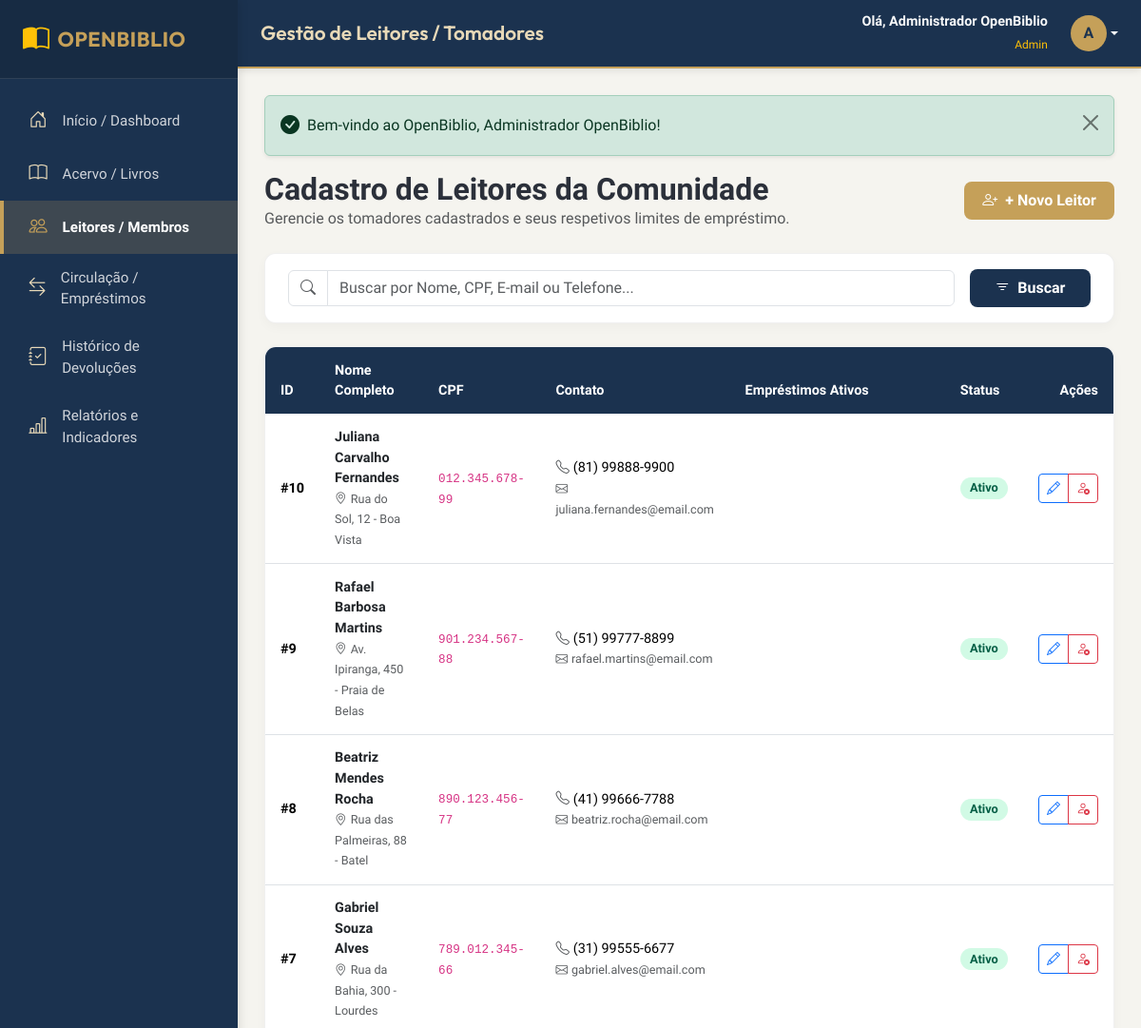
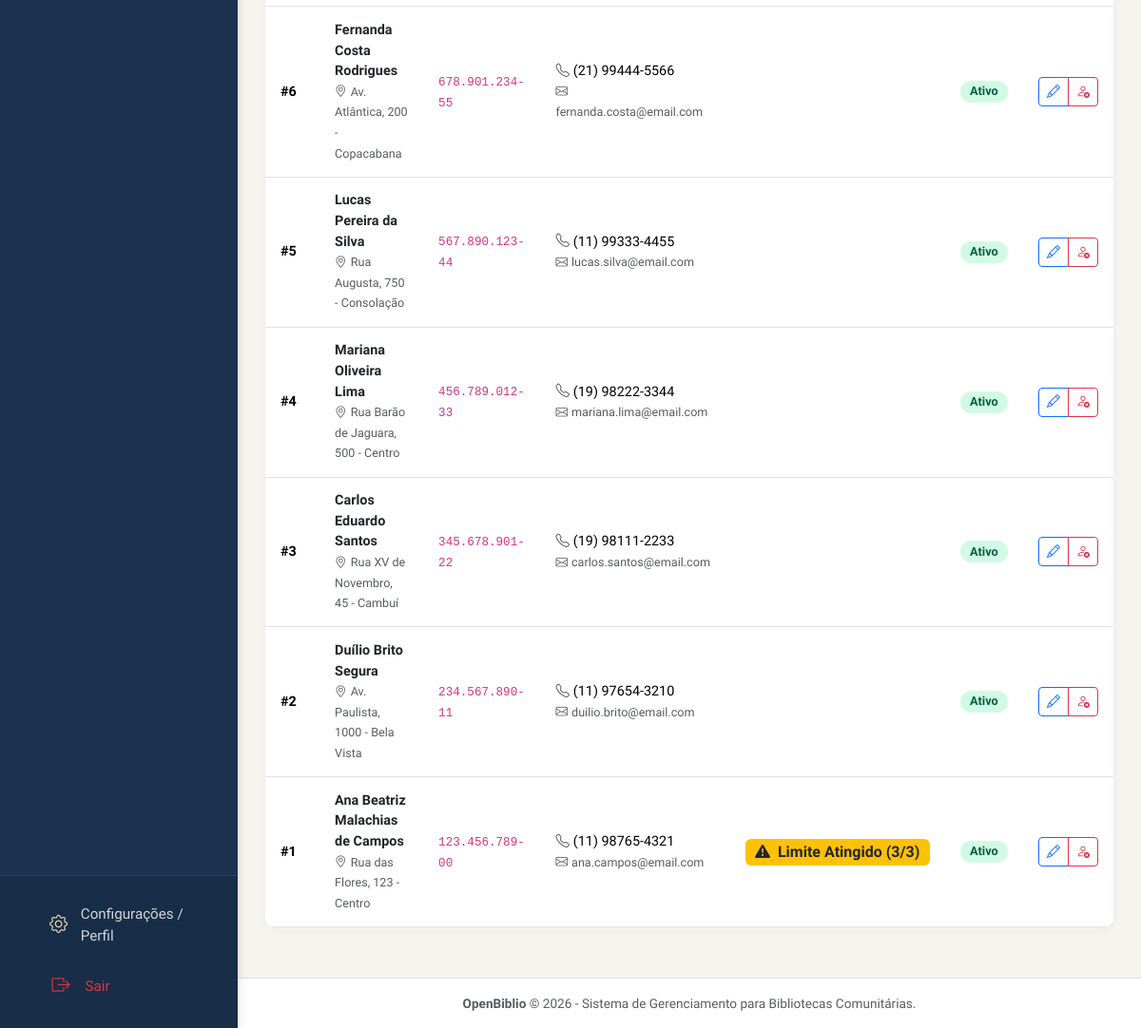
Screenshot of /leitores.php (signed in) with the database file from the repository (2 pictures, top to bottom).
### tables this page shows
CREATE TABLE `leitores` (
  `id` INT AUTO_INCREMENT PRIMARY KEY,
  `nome_completo` VARCHAR(150) NOT NULL,
  `cpf` VARCHAR(14) UNIQUE NULL,
  `email` VARCHAR(150) NULL,
  `telefone` VARCHAR(20) NULL,
  `endereco` TEXT NULL,
  `ativo` TINYINT(1) NOT NULL DEFAULT 1,
  `criado_em` TIMESTAMP DEFAULT CURRENT_TIMESTAMP,
  `atualizado_em` TIMESTAMP DEFAULT CURRENT_TIMESTAMP ON UPDATE CURRENT_TIMESTAMP,
  INDEX `idx_leitores_cpf` (`cpf`),
  INDEX `idx_leitores_nome` (`nome_completo`),
  INDEX `idx_leitores_ativo` (`ativo`)
);

### config/auth.php (called while the page is built, shortened)
<?php
function isLoggedIn(): bool {
    return isset($_SESSION['usuario_id']) && !empty($_SESSION['usuario_id']);
}
function isAdmin(): bool {
    return isLoggedIn() && (($_SESSION['usuario_perfil'] ?? '') === 'admin');
}

### leitores.php (the view, shortened to what this page needs)
<?php
$db = getDBConnection();
$busca = trim($_GET['busca'] ?? '');
$paginaAtual = max(1, (int)($_GET['pagina'] ?? 1));
$itensPorPagina = 10;
$offset = ($paginaAtual - 1) * $itensPorPagina;
$where = ["l.ativo = 1"];
$params = [];
$whereSql = implode(" AND ", $where);
$query = "
    SELECT l.*,
           (SELECT COUNT(*) FROM emprestimos e WHERE e.leitor_id = l.id AND e.status = 'Ativo') AS emprestimos_ativos
    FROM leitores l
    WHERE {$whereSql}
    ORDER BY l.id DESC
    LIMIT {$itensPorPagina} OFFSET {$offset}
";
$stmtLeitores = $db->prepare($query);
$stmtLeitores->execute($params);
$leitores = $stmtLeitores->fetchAll();
include __DIR__ . '/includes/header.php';
?>
<div class="d-flex flex-wrap justify-content-between align-items-center mb-4 gap-3">
    <div>
        <h2 class="font-outfit fw-bold m-0 text-navy">Cadastro de Leitores da Comunidade</h2>
        <p class="text-muted m-0">Gerencie os tomadores cadastrados e seus respetivos limites de empréstimo.</p>
    </div>
    <a href="leitor_cadastrar.php" class="btn btn-gold">
        <i class="bi bi-person-plus me-1"></i> + Novo Leitor
    </a>
</div>
<div class="card-ob mb-4">
    <div class="card-ob-body py-3">
        <form method="GET" action="leitores.php" class="row g-3 align-items-center">
            <div class="col-md-9 col-lg-10">
                <div class="input-group">
                    <span class="input-group-text bg-white"><i class="bi bi-search text-muted"></i></span>
                    <input type="text" name="busca" class="form-control" placeholder="Buscar por Nome, CPF, E-mail ou Telefone..." value="<?= htmlspecialchars($busca) ?>">
                </div>
            </div>
            <div class="col-md-3 col-lg-2">
                <button type="submit" class="btn btn-navy w-100"><i class="bi bi-filter me-1"></i> Buscar</button>
            </div>
        </form>
    </div>
</div>
<div class="card-ob">
    <div class="card-ob-body p-0">
        <div class="table-responsive">
            <table class="table table-hover table-ob mb-0 align-middle">
                <thead>
                    <tr>
                        <th>ID</th>
                        <th>Nome Completo</th>
                        <th>CPF</th>
                        <th>Contato</th>
                        <th>Empréstimos Ativos</th>
                        <th>Status</th>
                        <th class="text-end">Ações</th>
                    </tr>
                </thead>
                <tbody>
                    <?php if (empty($leitores)): ?>
                        <tr>
                            <td colspan="7" class="text-center text-muted py-4">Nenhum leitor encontrado.</td>
                        </tr>
                    <?php else: ?>
                        <?php foreach ($leitores as $leitor):
                            $ativos = (int)$leitor['emprestimos_ativos'];
                        ?>
                            <tr>
                                <td><strong>#<?= $leitor['id'] ?></strong></td>
                                <td>
                                    <div class="fw-bold text-dark"><?= htmlspecialchars($leitor['nome_completo']) ?></div>
                                    <small class="text-muted"><i class="bi bi-geo-alt me-1"></i><?= htmlspecialchars($leitor['endereco'] ?: 'Sem endereço') ?></small>
                                </td>
                                <td><code><?= htmlspecialchars($leitor['cpf'] ?: 'Não informado') ?></code></td>
                                <td>
                                    <div><i class="bi bi-telephone text-muted me-1"></i><?= htmlspecialchars($leitor['telefone'] ?: '-') ?></div>
                                    <small class="text-muted"><i class="bi bi-envelope me-1"></i><?= htmlspecialchars($leitor['email'] ?: '-') ?></small>
                                </td>
                                <td>
                                    <?php if ($ativos >= 3): ?>
                                        <span class="badge bg-warning text-dark fs-6" title="Limite máximo de 3 empréstimos atingido">
                                            <i class="bi bi-exclamation-triangle-fill me-1"></i> Limite Atingido (3/3)
                                        </span>
                                    <?php else: ?>
                                        <span class="badge bg-navy fs-6"><?= $ativos ?> / 3 Ativos</span>
                                    <?php endif; ?>
                                </td>
                                <td>
                                    <?php if ((int)$leitor['ativo'] === 1): ?>
                                        <span class="badge badge-status badge-ativo">Ativo</span>
                                    <?php else: ?>
                                        <span class="badge badge-status badge-cancelado">Inativo</span>
                                    <?php endif; ?>
                                </td>
                                <td class="text-end">
                                    <div class="btn-group btn-group-sm">
                                        <a href="leitor_editar.php?id=<?= $leitor['id'] ?>" class="btn btn-outline-primary" title="Editar Leitor">
                                            <i class="bi bi-pencil"></i>
                                        </a>
                                        <?php if (isAdmin()): ?>
                                            <button type="button" class="btn btn-outline-danger" data-bs-toggle="modal" data-bs-target="#modalExcluirLeitor<?= $leitor['id'] ?>" title="Excluir/Inativar (Admin)">
                                                <i class="bi bi-person-x"></i>
                                            </button>
                                        <?php endif; ?>
                                    </div>
                                </td>
                            </tr>
                        <?php endforeach; ?>
                    <?php endif; ?>
                </tbody>
            </table>
        </div>
    </div>
</div>
<?php include __DIR__ . '/includes/footer.php'; ?>

### css/style.css (style rules this page uses)
:root { --ob-navy-dark: #1b324f; --ob-navy-medium: #24426b; --ob-navy-light: #2d5284; --ob-gold-primary: #c5a059; --ob-gold-hover: #b38d44; --ob-gold-light: #e8d9b8; --ob-gold-bg: #f8f4ec; --ob-bg-main: #f5f4ef; --ob-bg-card: #ffffff; --ob-text-main: #2b303a; --ob-text-muted: #6c757d; --ob-border-color: #e2e8f0; --ob-success: #10b981; --ob-danger: #ef4444; --ob-warning: #f59e0b; --ob-info: #3b82f6; --sidebar-width: 250px; }
body { font-family: 'Plus Jakarta Sans', 'Outfit', system-ui, -apple-system, sans-serif; background-color: var(--ob-bg-main); color: var(--ob-text-main); margin: 0; padding: 0; min-height: 100vh; overflow-x: hidden; }
.card-ob { background: var(--ob-bg-card); border: 1px solid rgba(0,0,0,0.06); border-radius: 12px; box-shadow: 0 4px 12px rgba(0, 0, 0, 0.03); margin-bottom: 1.5rem; overflow: hidden; transition: transform 0.2s ease, box-shadow 0.2s ease; }
.card-ob-body { padding: 1.5rem; }
.btn-gold { background-color: var(--ob-gold-primary); color: #ffffff; border: none; font-weight: 600; padding: 0.5rem 1.2rem; border-radius: 8px; transition: all 0.2s ease; }
.btn-navy { background-color: var(--ob-navy-dark); color: #ffffff; border: none; font-weight: 600; padding: 0.5rem 1.2rem; border-radius: 8px; transition: all 0.2s ease; }
.badge-status { padding: 0.4em 0.8em; font-weight: 600; border-radius: 20px; font-size: 0.8rem; }
.badge-ativo { background-color: #d1fae5; color: #065f46; }
.table-ob { background: #ffffff; border-radius: 8px; overflow: hidden; }
.table-ob th { background-color: var(--ob-navy-dark); color: #ffffff; font-weight: 600; font-size: 0.9rem; border: none; padding: 0.85rem 1rem; }
.table-ob td { vertical-align: middle; padding: 0.85rem 1rem; font-size: 0.9rem; }

### rows the page displays
leitores: id "10", nome_completo "Juliana Carvalho Fernandes", endereco "Rua do Sol, 12 - Boa Vista", cpf "012.345.678-99", telefone "(81) 99888-9900", email "juliana.fernandes@email.com", ativo "Ativo"
leitores: id "9", nome_completo "Rafael Barbosa Martins", endereco "Av. Ipiranga, 450 - Praia de Belas", cpf "901.234.567-88", telefone "(51) 99777-8899", email "rafael.martins@email.com", ativo "Ativo"
leitores: id "8", nome_completo "Beatriz Mendes Rocha", endereco "Rua das Palmeiras, 88 - Batel", cpf "890.123.456-77", telefone "(41) 99666-7788", email "beatriz.rocha@email.com", ativo "Ativo"
leitores: id "7", nome_completo "Gabriel Souza Alves", endereco "Rua da Bahia, 300 - Lourdes", cpf "789.012.345-66", telefone "(31) 99555-6677", email "gabriel.alves@email.com", ativo "Ativo"
leitores: id "6", nome_completo "Fernanda Costa Rodrigues", endereco "Av. Atlântica, 200 - Copacabana", cpf "678.901.234-55", telefone "(21) 99444-5566", email "fernanda.costa@email.com", ativo "Ativo"
leitores: id "5", nome_completo "Lucas Pereira da Silva", endereco "Rua Augusta, 750 - Consolação", cpf "567.890.123-44", telefone "(11) 99333-4455", email "lucas.silva@email.com", ativo "Ativo"
leitores: id "4", nome_completo "Mariana Oliveira Lima", endereco "Rua Barão de Jaguara, 500 - Centro", cpf "456.789.012-33", telefone "(19) 98222-3344", email "mariana.lima@email.com", ativo "Ativo"
leitores: id "3", nome_completo "Carlos Eduardo Santos", endereco "Rua XV de Novembro, 45 - Cambuí", cpf "345.678.901-22", telefone "(19) 98111-2233", email "carlos.santos@email.com", ativo "Ativo"
leitores: id "2", nome_completo "Duílio Brito Segura", endereco "Av. Paulista, 1000 - Bela Vista", cpf "234.567.890-11", telefone "(11) 97654-3210", email "duilio.brito@email.com", ativo "Ativo"
leitores: id "1", nome_completo "Ana Beatriz Malachias de Campos", endereco "Rua das Flores, 123 - Centro", cpf "123.456.789-00", telefone "(11) 98765-4321", email "ana.campos@email.com", shows "Limite Atingido (3/3)", ativo "Ativo"

### other values shown
$pageHeaderTitle "Gestão de Leitores / Tomadores"
$user['nome'] "Administrador OpenBiblio"
$user['perfil'] "Admin"
substr($user['nome'] ?? 'A', 0, 1) "A"
$msg['message'] "Bem-vindo ao OpenBiblio, Administrador OpenBiblio!"
